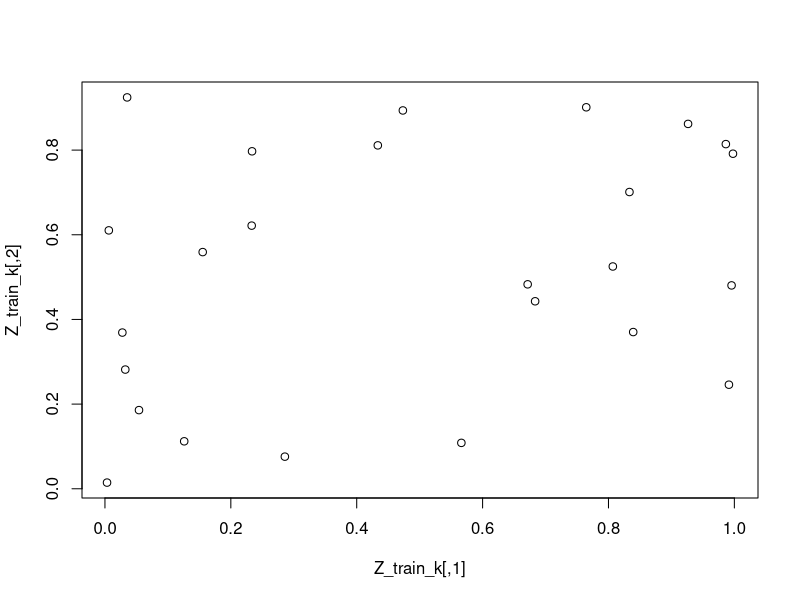

This figure's R source:
##############################
##############################
##############################
set.seed(1)
p = 5
n = 25
X = matrix(rnorm(n*p),nrow=n)
b = p:1
Y = sin(X%*%b) + rnorm(n)

nTest = 100
Xtest = matrix(rnorm(nTest*p),nrow=nTest)
Ytest = sin(Xtest%*%b) + rnorm(nTest)

#Stochastic Gradient Descent Batch Parm
miniBatchParm = 5

# Utility functions
fF = function(Z,b){
  return( Z %*% b)
}
gam_kF = function(X,alpha){
  return(X %*% alpha)
}
sigF = function(gam_k){
  return(1/(1+exp(-gam_k)))
}
d_sigF = function(gam_k){
  return(sigF(gam_k)*(1-sigF(gam_k)))
}
ellF = function(Y,f){
  return((Y - f)**2)
}
rF = function(ell){
  return( mean( ell ))
}

# NN parms:
K             = 3
nIter         = 20000
learnRate     = .02


#Step 0: Initialize
bHat          = rnorm(K)
alphaHat      = matrix(rnorm(p*K),nrow=p,ncol=K)

bHatIter      = matrix(0,nrow=nIter,ncol=K)
alphaHatIter  = array(0,c(nIter,p,K))
#Step 1
for(iter in 1:nIter){
  batch = sample(1:n,miniBatchParm,replace=FALSE)
  Z     = sigF(X[batch,] %*% alphaHat)  
  for(j in 1:p){
    for(k in 1:K){
      #Step 2a: Forward
      gam_k = gam_kF(X[batch,],alphaHat[,k])
      Z[,k] = sigF(gam_k)
      f    = fF(Z,bHat)
      ell   = ellF(Y[batch],f)
      r     = rF(ell)
      #Step 2b: Backward
      ## beta
      dell_df = -2*(Y[batch] - f)
      df_dbk  = Z[,k]
      dR_dbk   = rF( dell_df*df_dbk )
      ## alpha
      df_dZk  = bHat[k]
      dZk_dgk  = d_sigF(gam_k)
      dgk_dakj = X[batch,j]
      dR_dakj  = rF(dgk_dakj * dZk_dgk * df_dZk * dell_df )
      #Step 3a: Update beta
      bHat[k]  = bHat[k] - learnRate * dR_dbk
    }
    #Step 3b: Update alpha
    alphaHat[j,k]  = alphaHat[j,k] - learnRate * dR_dakj
  }
  bHatIter[iter,]      = bHat
  alphaHatIter[iter,,] = alphaHat
}



bHat_LS = lm(Y~X-1)$coef

Yhat_LS = Xtest %*% bHat_LS
Yhat_NN = sigF(Xtest  %*% alphaHat) %*% bHat
rF( ellF(Ytest,Yhat_LS))
rF( ellF(Ytest,Yhat_NN))

#Get a plot of the first and second hidden unit on all of the training data

Z_train_k = drop(sigF(gam_kF(X,alphaHat[,1:2])))
plot(Z_train_k)

#Which hidden unit has the largest value for the first test observations?
drop(sigF(gam_kF(Xtest[1,],alphaHat)))
